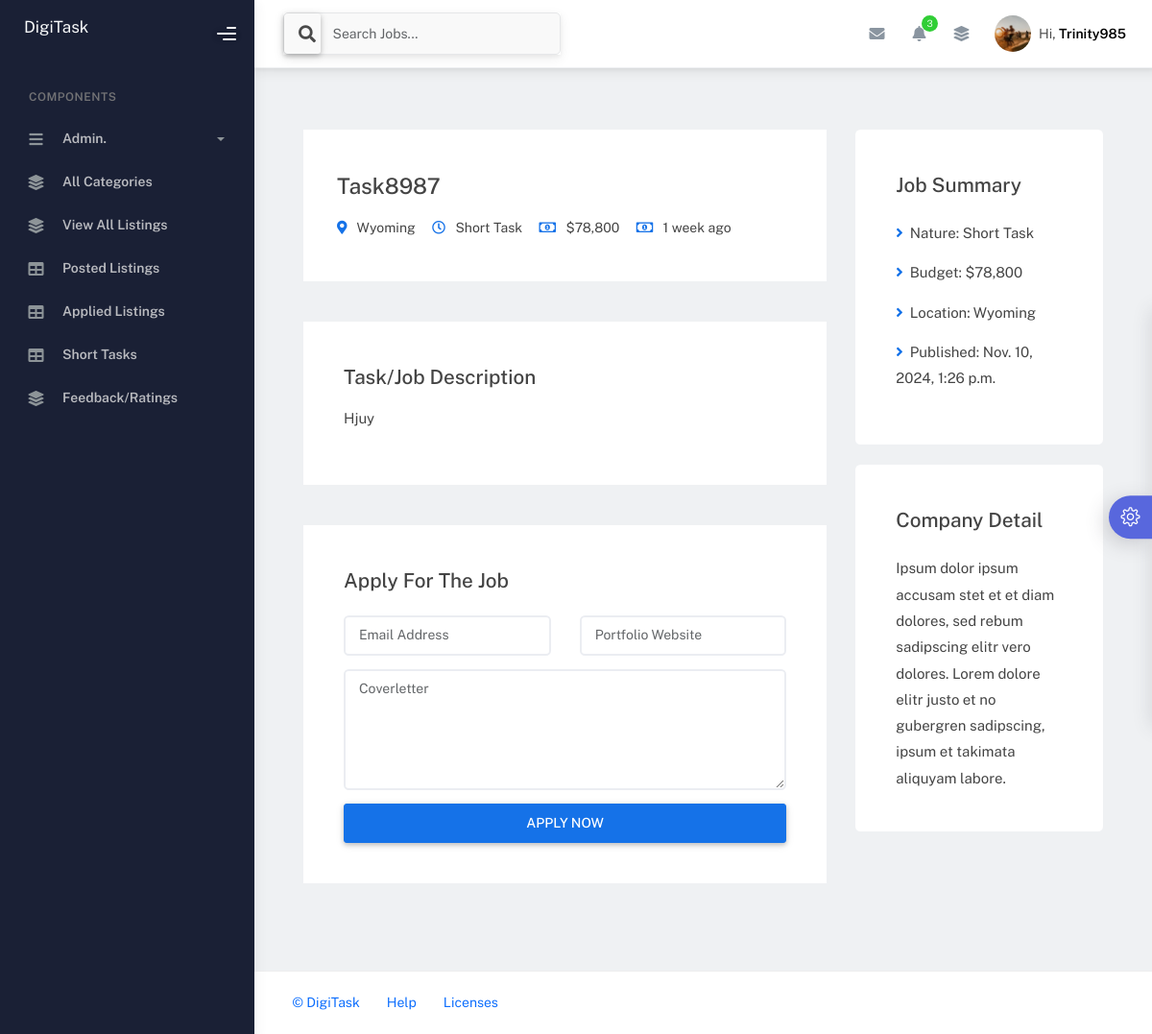
The page /dash/job_details/16 (signed in) on the database its author committed.
### chats/models.py (models this page shows, shortened)
class Profile(models.Model):
    user = models.OneToOneField(User, on_delete=models.CASCADE, related_name="profile")
    phone = models.CharField(max_length=15, blank=True, null=True)
    company = models.ForeignKey(Company, on_delete=models.SET_NULL, blank=True, null=True)
    bio = models.TextField(blank=True, null=True)
    instagram = models.CharField(max_length=100, blank=True, null=True)
    linkedin = models.CharField(max_length=100, blank=True, null=True)
    avatar = models.ImageField(null=True, default="avatar5.png")

### dash/models.py (models this page shows, shortened)
class Job_Listing(models.Model):
    created_by = models.ForeignKey(User, on_delete=models.CASCADE)
    job = models.CharField(max_length=50)
    category = models.ForeignKey(Category, on_delete=models.CASCADE)
    description = models.CharField(max_length=255)
    location = models.CharField(max_length=50)
    nature = models.ForeignKey(Nature, on_delete=models.SET_NULL, null=True)
    create_date = models.DateTimeField(auto_now_add=True)
    payment = models.IntegerField(null=True, blank=True)
    status = models.CharField(max_length=50, default="pending")
    tasker = models.ForeignKey(User, on_delete=models.CASCADE, null=True, blank=True, related_name="short_tasker")
    featured_status = models.BooleanField(default=False)

class Nature(models.Model):
    name = models.CharField(max_length=50)
    def __str__(self):
        return str(self.name)

### dash/views.py (the view, shortened to what this page needs)
# urls.py: path('job_details/<int:pk>', views.job_details, name="job_details"),
@login_required(login_url='sign_in')
def job_details(request, pk):
    job = get_object_or_404(Job_Listing, id=pk)
    context = {'job': job}
    return render(request, 'dash_job_details.html', context)

### chats/context_processors.py (called while the page is built)
def user_profile(request):
    if request.user.is_authenticated:
        profile = get_object_or_404(User, username=request.user)
        context = {'profile': profile}
        return context
    else:
        context = {}
        return context

def to_do(request):
    if request.user.is_authenticated:
        list_items = To_Do.objects.filter(user=request.user)
        context = {'to_do_items': list_items}
        return context
    else:
        context = {}
        return context

def notes(request):
    if request.user.is_authenticated:
        my_notes = My_Note.objects.filter(user=request.user)
        context = {'notes': my_notes}
        return context
    else:
        context = {}
        return context

def recent_messages(request):
    if request.user.is_authenticated:
        user = request.user
        messages = Chat_Message.objects.filter(sender=user).union(Chat_Message.objects.filter(receiver=user)).order_by('-create_date')
        recent_users = {}
        for message in messages:
            other_user = message.receiver if message.sender == user else message.sender
            if other_user not in recent_users:
                recent_users[other_user] = message
        user_messages = list(recent_users.values())
        context = {'recent_messages': user_messages}
        return context
    else:
        context = {}
        return context

### dash/context_processors.py (called while the page is built, shortened)
def search_jobs(request):
    q = request.GET.get('q', '')
    if request.user.is_authenticated:
        jobs = Job_Listing.objects.exclude(created_by=request.user).filter(
            Q(job__icontains=q) |
            Q(created_by__username__icontains=q) |
            Q(category__category__icontains=q) |
            Q(description__icontains=q) |
            Q(location__icontains=q) |
            Q(nature__name__icontains=q),
            status='posted'
        )
    context = {'search_query': q, 'listings': jobs}
    return context

def notes_context(request):
    if request.user.is_authenticated:
        count = Notification.objects.filter(user=request.user, is_read=False).count()
        latest_notifications = Notification.objects.filter(user=request.user, is_read=False).order_by('-create_date')[:5]
    else:
        count = 0
        latest_notifications = []
    context = {'total_unread_notes': count, 'latest_notes': latest_notifications}
    return context

### dash/models.py (called while the page is built)
    def __str__(self):
        return self.name

### templates/dash_job_details.html (shortened to what this page needs)
{% extends 'dash_main.html' %}
{% load humanize %}
{% block main %}
<div class="page-inner">
    <div class="page-category">
        <div class="container-xxl py-5 wow fadeInUp" data-wow-delay="0.1s">
            <div class="container">
                <div class="row gy-5 gx-4">
                    <div class="col-lg-8">
                        <div class="d-flex align-items-center mb-5 bg-white p-3 py-5">
                            <div class="text-start ps-4">
                                <h3 class="mb-3">{{ job.job|title }}</h3>
                                <span class="text-truncate me-3">
                                    <i class="fa fa-map-marker-alt text-primary me-2"></i>
                                    {{ job.location|title }}
                                </span>
                                <span class="text-truncate me-3">
                                    <i class="far fa-clock text-primary me-2"></i>
                                    {{ job.nature }}
                                </span>
                                <span class="text-truncate me-3">
                                    <i class="far fa-money-bill-alt text-primary me-2"></i>
                                    ${{ job.payment|intcomma }}
                                </span>
                                <span class="text-truncate me-3">
                                    <i class="far fa-money-bill-alt text-primary me-2"></i>
                                    {{ job.create_date|timesince }} ago
                                </span>
                            </div>
                        </div>
                        <div class="mb-5 bg-white p-5">
                            <h4 class="mb-3">Task/Job Description</h4>
                            <p>{{ job.description | title }}</p>
                        </div>
                        {% if job.created_by != request.user and job.status == 'posted' %}
                        <div class="bg-white p-5">
                            <h4 class="mb-4">Apply For The Job</h4>
                            <form method="post">
                                <div class="row g-3">
                                    <div class="col-12 col-sm-6">
                                        <input type="email" class="form-control"
                                        name="email"
                                        placeholder="Email Address">
                                    </div>
                                    <div class="col-12 col-sm-6">
                                        <input type="text" class="form-control"
                                        name="website"
                                        placeholder="Portfolio Website">
                                    </div>
                                    <div class="col-12">
                                        <textarea class="form-control" rows="5" name="application"
                                        placeholder="Coverletter"></textarea>
                                    </div>
                                    <div class="col-12">
                                        <button class="btn btn-primary w-100" type="submit">Apply Now</button>
                                    </div>
                                </div>
                            </form>
                        </div>
                        {% endif %}
                    </div>
                    <div class="col-lg-4">
                        <div class="bg-white rounded p-5 mb-4 wow slideInUp" data-wow-delay="0.1s">
                            <h4 class="mb-4">Job Summary</h4>
                            <p><i class="fa fa-angle-right text-primary me-2"></i>Nature: {{ job.nature|capfirst }}</p>
                            <p><i class="fa fa-angle-right text-primary me-2"></i>Budget: ${{ job.payment|intcomma }}</p>
                            <p><i class="fa fa-angle-right text-primary me-2"></i>Location: {{ job.location|capfirst }}</p>
                            <p><i class="fa fa-angle-right text-primary me-2"></i>Published: {{ job.create_date }}</p>
                        </div>
                        <div class="bg-white rounded p-5 wow slideInUp" data-wow-delay="0.1s">
                            <h4 class="mb-4">Company Detail</h4>
                            <p class="m-0">Ipsum dolor ipsum accusam stet et et diam dolores, sed rebum sadipscing elitr vero dolores. Lorem dolore elitr justo et no gubergren sadipscing, ipsum et takimata aliquyam labore.</p>
                        </div>
                    </div>
                </div>
            </div>
        </div>
    </div>
</div>
{% endblock %}

### templates/dash_components/nav.html (shortened to what this page needs)
{% load static %}
<nav class="navbar navbar-header navbar-header-transparent navbar-expand-lg border-bottom">
  <div class="container-fluid">
    <nav class="navbar navbar-header-left navbar-expand-lg navbar-form nav-search p-0 d-none d-lg-flex">
      <form action="{% url 'job_listings' %}">
        <div class="input-group">
          <div class="input-group-prepend">
            <button type="submit" class="btn btn-search pe-1">
              <i class="fa fa-search search-icon"></i>
            </button>
          </div>
          <input type="text" name="q" value="{{ search_query }}" placeholder="Search Jobs..." class="form-control" />
        </div>
      </form>
    </nav>
    <ul class="navbar-nav topbar-nav ms-md-auto align-items-center">
      <li class="nav-item topbar-icon dropdown hidden-caret">
        <a class="nav-link dropdown-toggle" href="#" id="messageDropdown" role="button" data-bs-toggle="dropdown"
          aria-haspopup="true" aria-expanded="false">
          <i class="fa fa-envelope"></i>
        </a>
      </li>
      <li class="nav-item topbar-icon dropdown hidden-caret">
        <a class="nav-link dropdown-toggle" href="#" id="notifDropdown" role="button" data-bs-toggle="dropdown"
          aria-haspopup="true" aria-expanded="false">
          <i class="fa fa-bell"></i>
          <span class="notification">{{ total_unread_notes }}</span>
        </a>
      </li>
      <li class="nav-item topbar-icon dropdown hidden-caret">
        <a class="nav-link" data-bs-toggle="dropdown" href="#" aria-expanded="false">
          <i class="fas fa-layer-group"></i>
        </a>
      </li>
      <li class="nav-item topbar-user dropdown hidden-caret">
        <a class="dropdown-toggle profile-pic" data-bs-toggle="dropdown" href="#" aria-expanded="false">
          <div class="avatar-sm">
            <img src="{{ profile.profile.avatar.url }}" alt="..." class="avatar-img rounded-circle" />
          </div>
          <span class="profile-username">
            <span class="op-7">Hi,</span>
            <span class="fw-bold">{{ request.user|capfirst }}</span>
          </span>
        </a>
      </li>
    </ul>
  </div>
</nav>

### static/assets/css/notifications.css (style rules this page uses)
body { background: #EFF1F3; min-height: 100vh; position: relative; }

### rows shown on the page
Job_Listing: job "Task8987", location "Wyoming", nature "Short Task", payment "78,800", create_date "1 week", description "Hjuy", create_date "Nov. 10, 2024, 1:26 p.m."

### other values the page prints
{{ total_unread_notes }} "3"
{{ request.user|capfirst }} "Trinity985"
